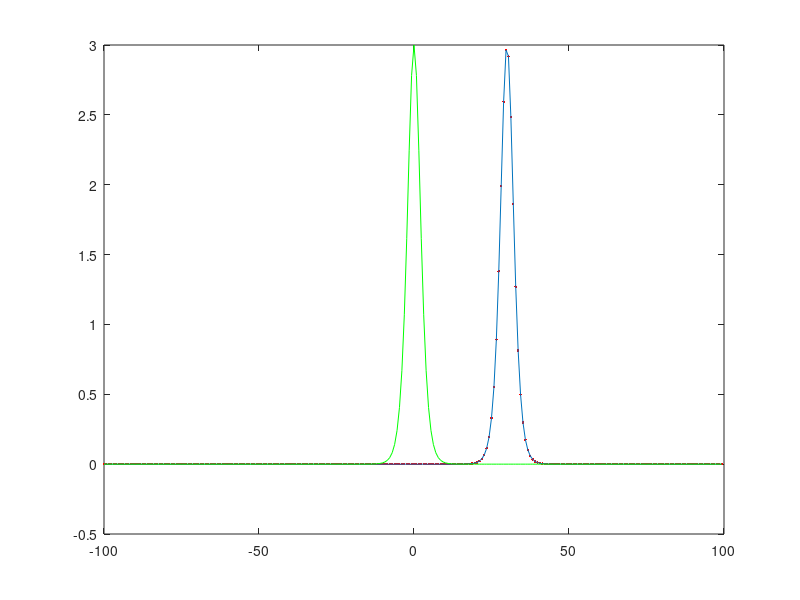

This figure's MATLAB source:
%%%%%%%%%%%%%%%%%%%%%%%%%%%%%%%%%%%%%%%%%%%%%%%%%%%%%%%%%%%%%%%%%%%%%%%%%%%
%-% ------------------------------------------------------------------- %-%
%-% Approximate the solution to the BBM equation, which is given by     %-%
%-% u_t + u_x + uu_x - u_{xxt} = 0. The spatial domain is [-100,100]    %-%
%-% and periodic boundary conditions are assumed. The approximation is  %-%
%-% done by a direct-spectral method with RK4 time-stepping.            %-%
%-% ------------------------------------------------------------------- %-%
%-% Author: Maurice S. Fabien, University of Washington (Jan-Jun 2014)  %-%
%-%                          , Rice University          (2014-    )     %-%
%-% Email : fabien@rice.edu                                             %-%
%-% GitHub: https://github.com/msfabien/                                %-%
%-% ------------------------------------------------------------------- %-%
%%%%%%%%%%%%%%%%%%%%%%%%%%%%%%%%%%%%%%%%%%%%%%%%%%%%%%%%%%%%%%%%%%%%%%%%%%%


function Code_Listing_3_3_1()
    clear all; close all; clc
    %Set spatial and temporal information
    N = 2^(8);
    L = 200; %spatial domain length
    b = L/(2*(pi)); %Rescaling paramter
    x = (L/N)*(-N/2:N/2-1)';
    T = 15; %Final time value
    dt = 1e-1; %Large time step
    nmax = round(T/dt);
    
    %Parameters for exact solution to the BBM equation
    c_s = 2; %Profile speed
    U = @(x,t) 3*(c_s-1)*(sech( 0.5*sqrt((c_s-1)/c_s)*(x - c_s*t) )).^2;
    
    %Set up right hand side function for the problem dw/dt = RHS(w)
    k = [0:N/2-1 0 -N/2+1:-1]'; %Wave numbers
    g1 = -0.5*1i* b*k./(b^2 + k.^2); g2 = 2*g1;
    RHS = @(v) g1.*fft(real(ifft(v)).^2) + g2.*fft(real(ifft(v)));
    u = U(x,0.0); v = fft(u); %Initial condition
    for n = 1:nmax
        a = RHS(v);
        b = RHS(v + a*(dt/2));
        c = RHS(v + b*(dt/2));
        d = RHS(v + c*(dt));
        v = v + (dt/6)*(a + 2*(b + c) + d);
    end
    u = real(ifft(v));
    Err = norm(u - U(x,T),inf)
    plot(x,u,'r.',x,U(x,T),x,U(x,0),'g')
end